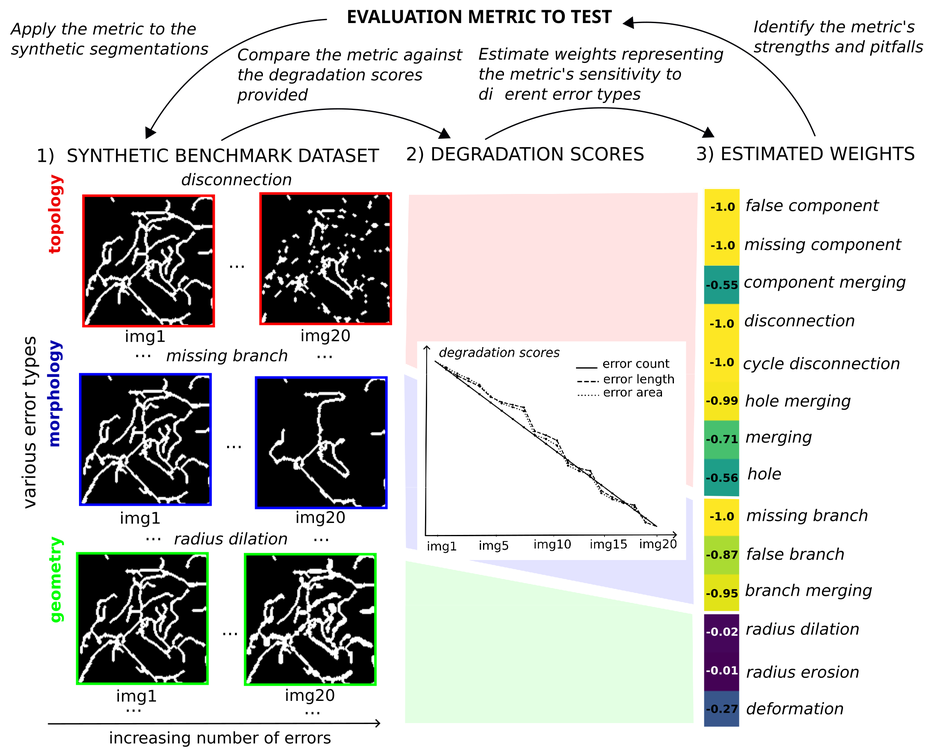
#> input picture visual_abstract.png, 936 x 754 px, shrunk from 2275 x 1831 before the run; its folder holds only this picture in this run
$ python -i utils.py   (imports and definitions only)
#> lines starting #> are read from the running program, lines starting #| are printed output that depends on the picture; after the words box and inside, x2 and y2 are one past the last pixel; in counts of white or black regions, pixels touching at a corner belong together
####################################################################################################
# Author: Meghane Decroocq
#
# This program is free software: you can redistribute it and/or modify it under the terms of the
# provided license.
####################################################################################################

import numpy as np
import networkx as nx
from numpy.linalg import norm
from math import pi, sin, cos, tan, atan, acos, asin, sqrt, floor, ceil, exp, isnan
from numpy import dot, cross, arctan2
from skimage.measure import label, regionprops, euler_number
from scipy.ndimage import distance_transform_edt
from PIL import Image
import nibabel as nib

import matplotlib.pyplot as plt
import os
import glob
import time
import copy
from random import shuffle, choice

from skimage.morphology import dilation, erosion, area_closing
from skimage.measure import label, regionprops
from scipy.stats import multivariate_normal
from skimage.morphology import skeletonize


# [362 lines left out: functions deterioration_score, mismatch, Betti_error, branch_number, terminal_number, branch_number_error and 4 more, not called in this run]


def segmentation_to_graph_org(img):

	""" Create a graph based on the skeleton of a binary image
	Keyword arguments:
	img -- binary image as a boolean numpy matrix """

	# Extract radius
	if len(img.shape) == 2:
		rad_map = distance_transform_edt(img, sampling = [1,1]) - 0.2
	else:
		rad_map = distance_transform_edt(img, sampling = [1,1,1]) - 0.2

	# Skeletonize
	ske = skeletonize(img.astype(bool), method = "lee").astype(bool)

	G = nx.Graph()

	# Mark bifurcation
	branch_map = np.zeros(img.shape)

	# 2D case
	if len(img.shape) == 2:
		for i in range(img.shape[0]-1):
			for j in range(img.shape[1]-1):
				N = ske[i:i+2, j:j+2]
				if np.sum(N) > 2:
					for c in np.argwhere(N):
						branch_map[i + c[0], j + c[1]] = 1
	# 3D case
	else:
		for i in range(img.shape[0]-1):
			for j in range(img.shape[1]-1):
				for k in range(img.shape[2]-1):
					N = ske[i:i+2, j:j+2, k:k+2]
					if np.sum(N) > 2:
						for c in np.argwhere(N):
							branch_map[i + c[0], j + c[1], k + c[2]] = 1

	branch_map = label(branch_map, connectivity = 1)

	bg_id = branch_map[tuple(np.argwhere(ske == 0)[0,:])]

	# Add branching nodes
	for i in range(branch_map.max() + 1):
		if i != bg_id:
			coords = np.argwhere(branch_map == i)
			full_coords = np.array([0,0,0,0])
			full_coords[:coords.shape[1]] = np.median(coords, axis = 0) #TO DO : Replace by something else
			full_coords[-1] = rad_map[tuple(full_coords[:coords.shape[1]])]
			G.add_node(i, coords = full_coords)

	# Add non branching node
	node_coords = np.argwhere(ske)
	start_id = branch_map.max() + 1

	for coords in node_coords:
		if branch_map[tuple(coords)] == bg_id:
			branch_map[tuple(coords)] = start_id

			full_coords = np.array([0,0,0,0])
			full_coords[:node_coords.shape[1]] = coords
			full_coords[-1] = rad_map[tuple(full_coords[:node_coords.shape[1]])]

			G.add_node(start_id, coords = full_coords)

		start_id += 1

	list_of_nodes = [n for n in G.nodes()]

	# Add all edges
	for coords in node_coords:
		n1 = branch_map[tuple(coords)]

		# Get 8-neighborhood (or 26 in 3D)
		if len(img.shape) == 2:
			N = branch_map[max([0, coords[0] - 1]):min([img.shape[0] - 1, coords[0] + 2]), max([0, coords[1] - 1]):min([img.shape[1] - 1, coords[1] + 2])]
		else:
			N = branch_map[max([0, coords[0] - 1]):min([img.shape[0] - 1, coords[0] + 2]), max([0, coords[1] - 1]):min([img.shape[1] - 1, coords[1] + 2]), max([0, coords[2] - 1]):min([img.shape[2] - 1, coords[2] + 2])]

		# Get index of other neighbor nodes
		index = np.unique(N.flatten()).tolist()

		# Add edges
		for n2 in index:
			if n2 != bg_id and n2 != n1:
				G.add_edge(n1, n2)

	return G


# [199 lines left out: functions segmentation_to_graph, prune_small_branches, merge_branching_graph, length_polyline, write_image, pad_image and 3 more, not called in this run]

>>> import cv2
>>> picture = cv2.imread('../visual_abstract.png', cv2.IMREAD_GRAYSCALE)
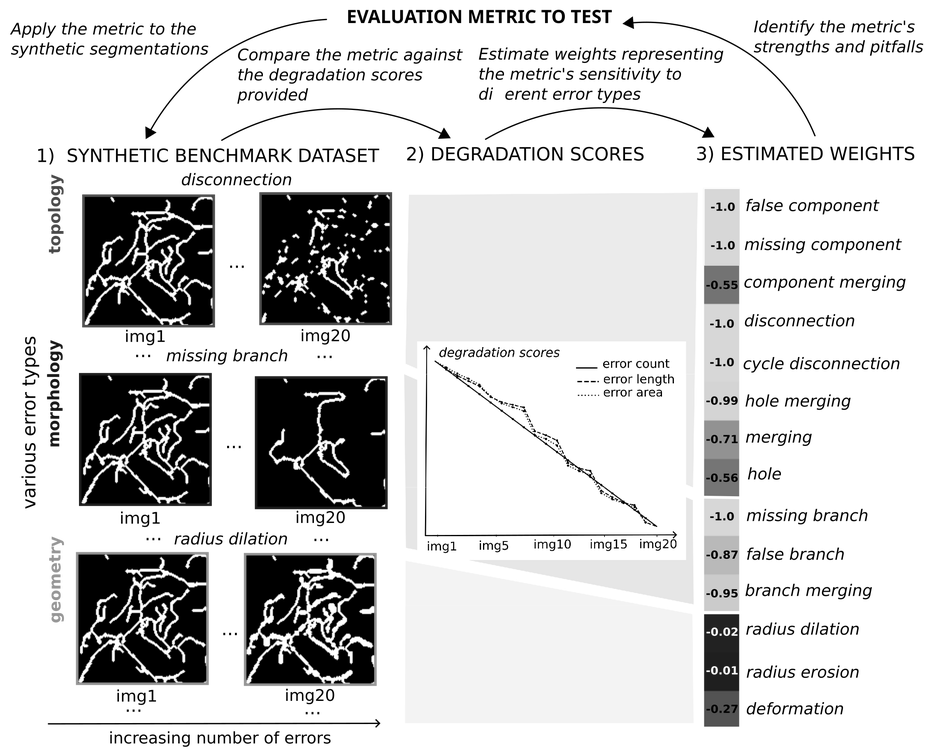
#> picture: shape (754, 936); min 0, max 255, mean 208.9
>>> result = segmentation_to_graph_org(picture)
#> in segmentation_to_graph_org, `rad_map = distance_transform_edt(img, sampling = [1,1]) - 0.2`:
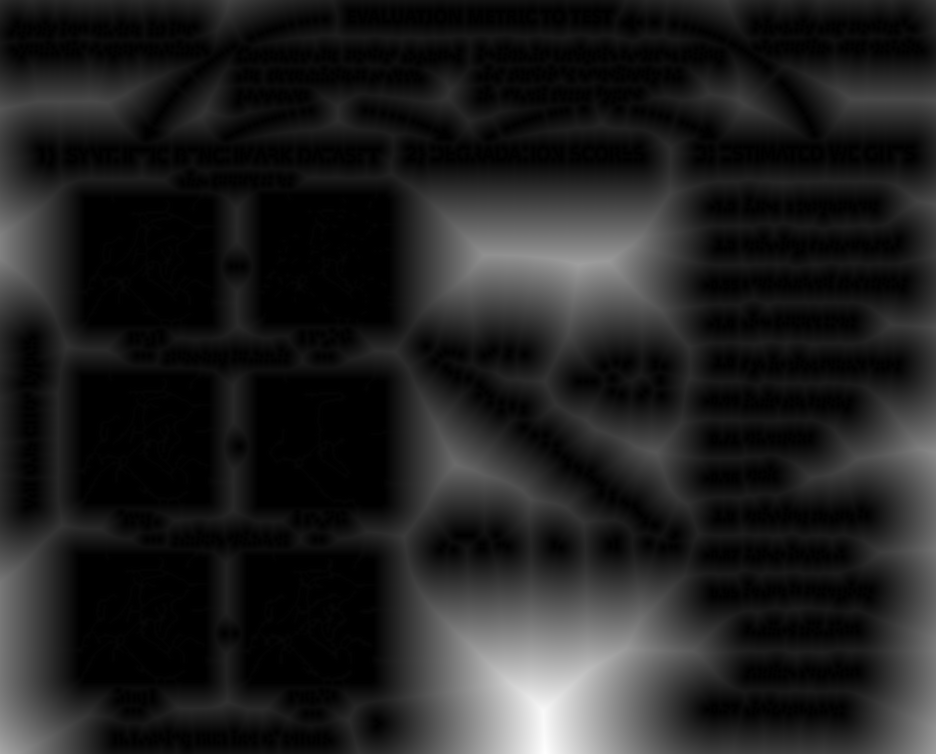
#> rad_map: shape (754, 936) float64; min -0.2, max 167.7, mean 21; drawn with min black and max white
#> in segmentation_to_graph_org, `ske = skeletonize(img.astype(bool), method = "lee").astype(bool)`:
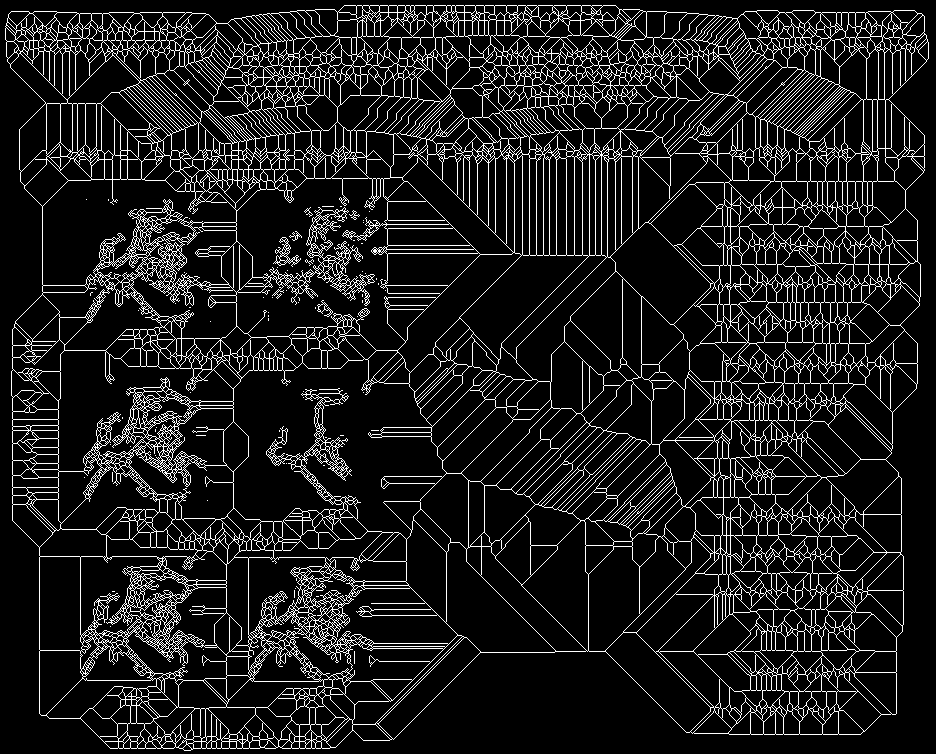
#> ske: shape (754, 936) bool; 11.3% white in thin lines or dots
#> after the loop in segmentation_to_graph_org, `for i in range(img.shape[0]-1):`:
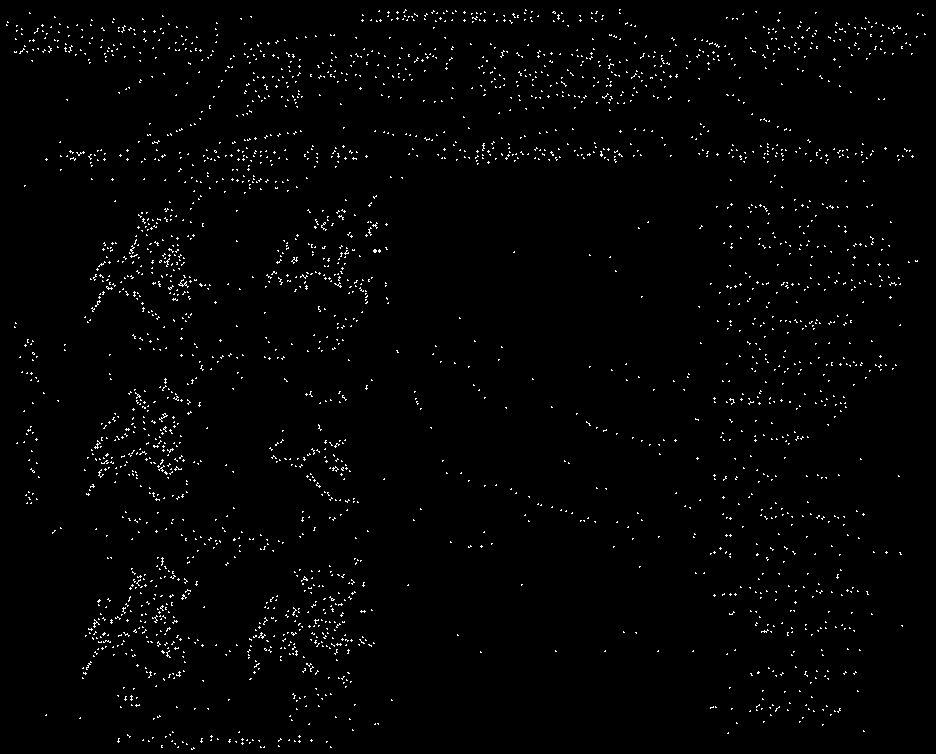
#> branch_map: shape (754, 936) float64; values 0 (black) and 1 (white), 1.5% white in thin lines or dots
#> in segmentation_to_graph_org, `branch_map = label(branch_map, connectivity = 1)`:
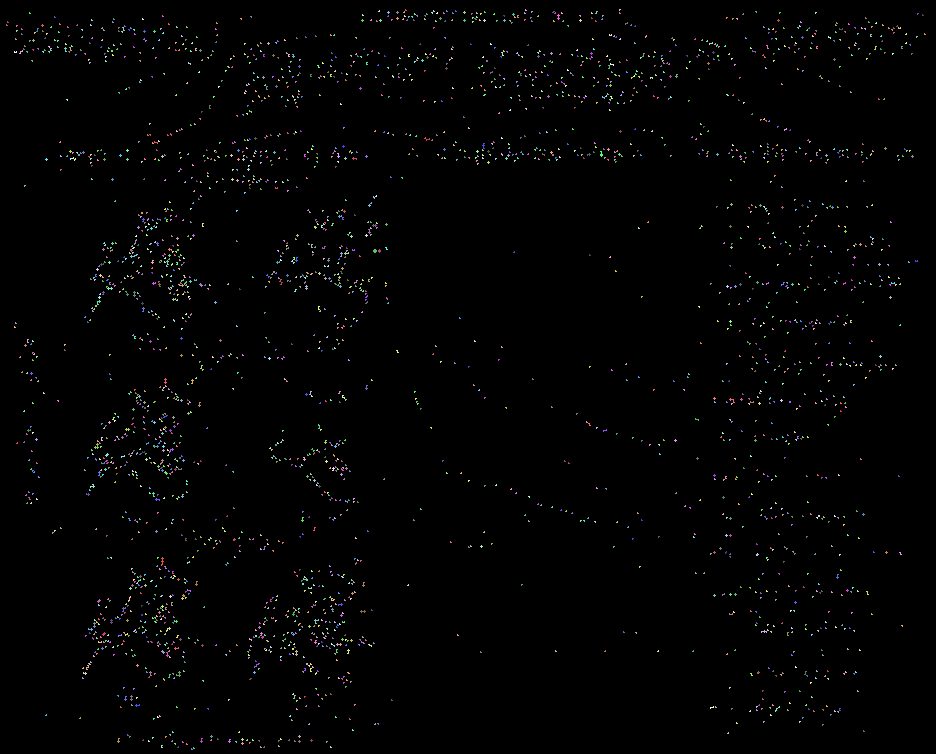
#> branch_map: shape (754, 936) int64; 2992 distinct labels, from 0 to 2991; one colour per label, 0 black
#> in segmentation_to_graph_org, `bg_id = branch_map[tuple(np.argwhere(ske == 0)[0,:])]`: bg_id = 0
#> the loop in segmentation_to_graph_org, `for i in range(branch_map.max() + 1):` made 2992 passes
#> coords on passes 2, 3, 4, 5, 6, 7, 8, 11, 13, 14, 15, 17: [[9, 405], [10, 405], [10, 406]], [[9, 525], [10, 525], [10, 526]], [[9, 619], [9, 620], [10, 619]], [[10, 379], [11, 378], [11, 379]], [[10, 433], [11, 433], [11, 434]], [[10, 446], [11, 446], [11, 447]], [[10, 455], [11, 455], [11, 456]], [[11, 404], [12, 403], [12, 404]], [[11, 484], [12, 484], [12, 485]], [[11, 531], [11, 532], [12, 531]], [[11, 553], [11, 554], [12, 552], [12, 553]], [[11, 755], [11, 756], [12, 756]]
#> in segmentation_to_graph_org, `node_coords = np.argwhere(ske)`: node_coords = 79795 pairs, first value 5 to 750, second value 5 to 928
#> in segmentation_to_graph_org, `start_id = branch_map.max() + 1`: start_id = 2992
#> the loop in segmentation_to_graph_org, `for coords in node_coords:` made 79795 passes
#> coords on passes 1 to 12: [5, 344], [5, 345], [5, 346], [5, 347], [5, 348], [5, 349], [5, 350], [5, 351], [5, 352], [5, 353], [5, 354], [5, 355]
#> after the loop in segmentation_to_graph_org, `for coords in node_coords:`:
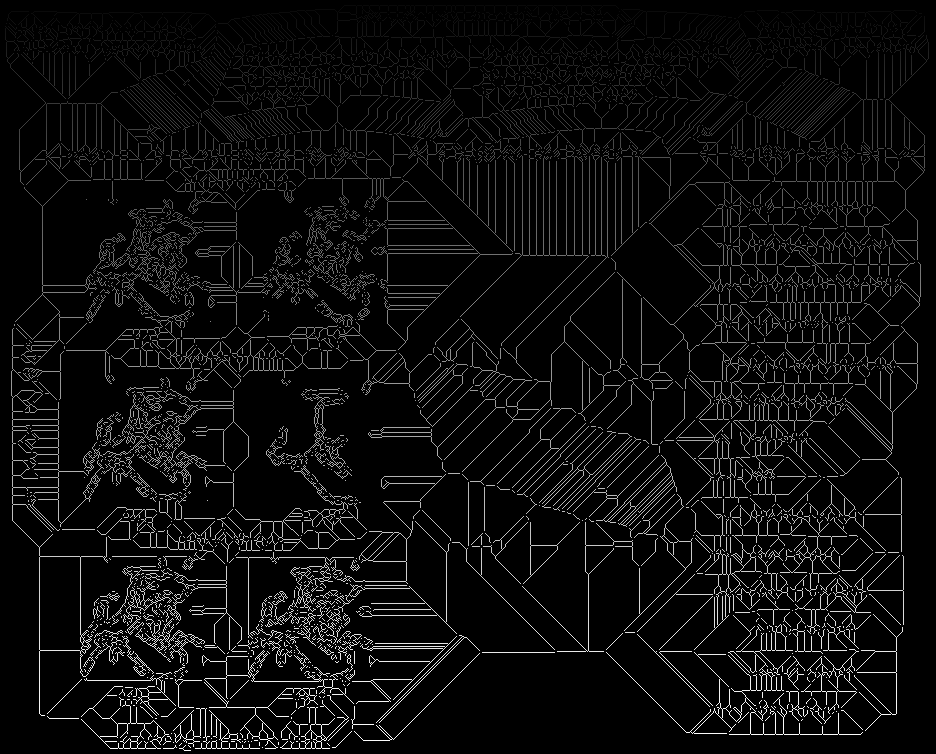
#> branch_map: shape (754, 936) int64; 9.83% of pixels changed, all inside (x1, y1, x2, y2) = (5, 5, 929, 751); drawn with min black and max white
#> after the loop in segmentation_to_graph_org, `for coords in node_coords:`: start_id = 82787
#> in segmentation_to_graph_org, `list_of_nodes = [n for n in G.nodes()]`: list_of_nodes = 72344 items
#> the loop in segmentation_to_graph_org, `for coords in node_coords:` made 79795 passes
#> (coords, N, index) on passes 12, 17, 23, 32, 40, 48, 55, 59: ([5, 355], [[0, 0, 0], [3002, 3003, 0], [0, 0, 3238]], [0, 3002, 3003, 3238]), ([5, 361], [[0, 0, 0], [3007, 3008, 0], [0, 0, 3239]], [0, 3007, 3008, 3239]), ([5, 368], [[0, 0, 0], [3013, 3014, 0], [0, 0, 3240]], [0, 3013, 3014, 3240]), ([5, 378], [[0, 0, 0], [3022, 3023, 0], [0, 0, 3241]], [0, 3022, 3023, 3241]), ([5, 387], [[0, 0, 0], [3030, 3031, 0], [0, 0, 3242]], [0, 3030, 3031, 3242]), ([5, 396], [[0, 0, 0], [3038, 3039, 0], [0, 0, 3243]], [0, 3038, 3039, 3243]), ([5, 404], [[0, 0, 0], [3045, 3046, 0], [0, 0, 3244]], [0, 3045, 3046, 3244]), ([5, 409], [[0, 0, 0], [3049, 3050, 0], [0, 0, 3245]], [0, 3049, 3050, 3245])
#> (coords, N) on passes 1 to 6: ([5, 344], [[0, 0, 0], [0, 2992, 2993], [3237, 0, 0]]), ([5, 345], [[0, 0, 0], [2992, 2993, 2994], [0, 0, 0]]), ([5, 346], [[0, 0, 0], [2993, 2994, 2995], [0, 0, 0]]), ([5, 347], [[0, 0, 0], [2994, 2995, 2996], [0, 0, 0]]), ([5, 348], [[0, 0, 0], [2995, 2996, 2997], [0, 0, 0]]), ([5, 349], [[0, 0, 0], [2996, 2997, 2998], [0, 0, 0]])
